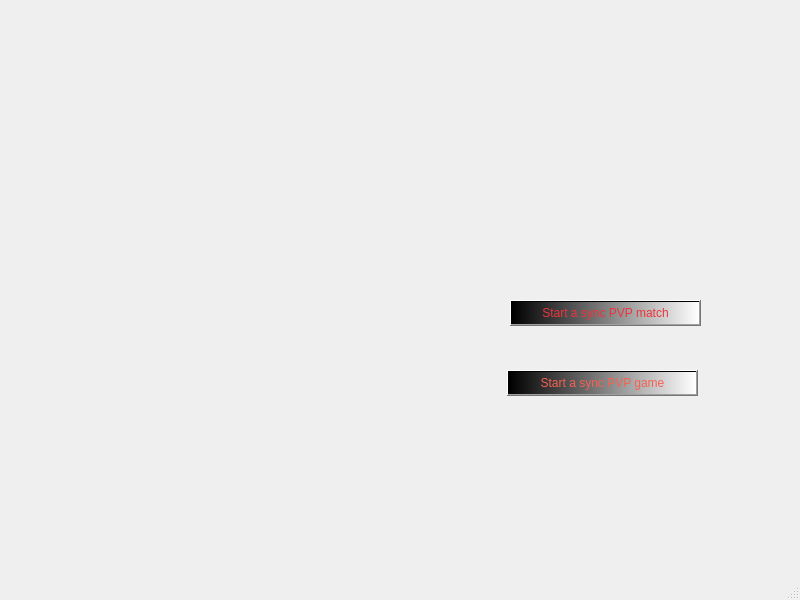
<?xml version="1.0" encoding="UTF-8"?>
<ui version="4.0">
 <class>second</class>
 <widget class="QMainWindow" name="second">
  <property name="geometry">
   <rect>
    <x>0</x>
    <y>0</y>
    <width>800</width>
    <height>600</height>
   </rect>
  </property>
  <property name="windowTitle">
   <string>MainWindow</string>
  </property>
  <widget class="QWidget" name="centralwidget">
   <widget class="QLabel" name="label">
    <property name="geometry">
     <rect>
      <x>70</x>
      <y>10</y>
      <width>661</width>
      <height>511</height>
     </rect>
    </property>
    <property name="styleSheet">
     <string notr="true">image: url(:/second.jpg);</string>
    </property>
    <property name="text">
     <string/>
    </property>
   </widget>
   <widget class="QPushButton" name="pvpMatch">
    <property name="geometry">
     <rect>
      <x>510</x>
      <y>300</y>
      <width>191</width>
      <height>26</height>
     </rect>
    </property>
    <property name="styleSheet">
     <string notr="true">border-top-color: qconicalgradient(cx:0.5, cy:0.5, angle:0, stop:0 rgba(255, 255, 255, 255), stop:0.373979 rgba(255, 255, 255, 255), stop:0.373991 rgba(33, 30, 255, 255), stop:0.624018 rgba(33, 30, 255, 255), stop:0.624043 rgba(255, 0, 0, 255), stop:1 rgba(255, 0, 0, 255));
background-color: qlineargradient(spread:pad, x1:0, y1:0, x2:1, y2:0, stop:0 rgba(0, 0, 0, 255), stop:1 rgba(255, 255, 255, 255));
color: rgb(237, 51, 59);</string>
    </property>
    <property name="text">
     <string>Start a sync PVP match</string>
    </property>
   </widget>
   <widget class="QPushButton" name="pvpGame">
    <property name="geometry">
     <rect>
      <x>507</x>
      <y>370</y>
      <width>191</width>
      <height>26</height>
     </rect>
    </property>
    <property name="styleSheet">
     <string notr="true">background-color: qlineargradient(spread:pad, x1:0, y1:0, x2:1, y2:0, stop:0 rgba(0, 0, 0, 255), stop:1 rgba(255, 255, 255, 255));
color: rgb(246, 97, 81);</string>
    </property>
    <property name="text">
     <string>Start a sync PVP game</string>
    </property>
   </widget>
  </widget>
  <widget class="QMenuBar" name="menubar">
   <property name="geometry">
    <rect>
     <x>0</x>
     <y>0</y>
     <width>800</width>
     <height>23</height>
    </rect>
   </property>
  </widget>
  <widget class="QStatusBar" name="statusbar"/>
 </widget>
 <resources/>
 <connections/>
</ui>
